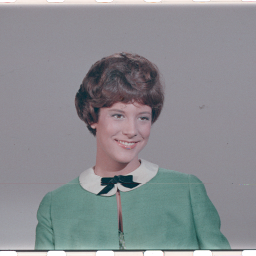
%> input picture Práticas/7 - Processamento de Imagens/4.1.03.tiff, 256 x 256 px
$ octave pratica08.m   (GNU Octave 9; MATLAB toolbox functions it lacks are replaced by stand-ins)
%> lines starting %> are read from the running program, lines starting %| are printed output that depends on the picture
%% Universidade Federal de Vi鏾sa
% ELT 410 - Sinais e Sistemas Lineares
% Ulisses Bredofw Perim
% Pr醫ica 08

clc
clear all
close all

%%  Exerc韈io 01

% carrega e plota as imagens
A = imread('4.1.03.tiff');
%> A is the input picture: size 256x256x3 uint8; mean R, G, B 137.6, 140, 144
B = imread('5.1.12.tiff');
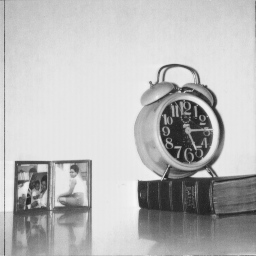
%> input picture Práticas/7 - Processamento de Imagens/5.1.12.tiff, 256 x 256 px
%> B is the input picture: size 256x256 uint8; min 32, max 246, mean 186
figure
imshow(A);
figure
imshow(B);

% deixa a imagem em tons de cinza
%%Ag = rgb2gray(A);
%%Bg = rgb2gray(B);
%%figure
%%imshow(Ag);
%%figure
%%imshow(Bg);

% transformada de Fourier bidimensional das duas imagens
Xa = fft2(A);
Xb = fft2(B);

% plotagem apenas a magnitude da imagem A
Ixam = ifft2(abs(Xa));
imshow(log(real(Ixam)),[]);
title('Magnitude de Xa(jw1,jw2)')

%%

% plotagem de apenas a fase da imagem A
Ixaf = ifft2(exp(1i*angle(Xa)));
imshow(Ixaf, []);
title('Fase de Xa(jw1,jw2)');


%%

angle(Xa) == 0
AA = ifft2(Xa)
imshow(AA)


%%

% plotagem de magnitude de Xb e m骴ulo de Xa
Ixa = ifft2((abs(Xb)).*exp(1i*angle(Xa)));
imshow(Ixa, []);
title('Imagem com magnitude de Xb(jw1,jw2) e fase de Xa(jw1,jw2)');

%% Exerc韈io 02

clc
clear all
close all

lua = imread('lua.jpg');
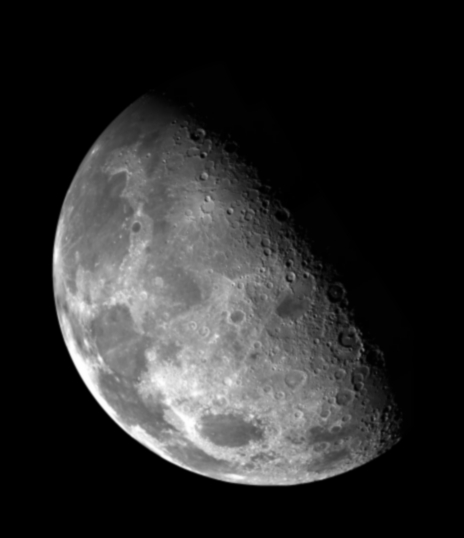
%> input picture Práticas/4 - Convolução 2D/lua.jpg, 464 x 538 px
%> lua is the input picture: size 538x464 uint8; min 0, max 255, mean 42.6
texto = imread('texto.jpg');
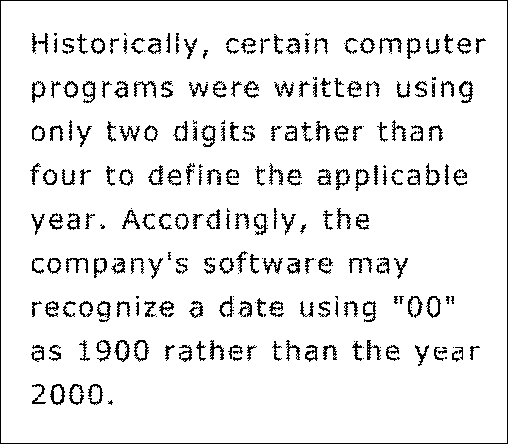
%> input picture Práticas/4 - Convolução 2D/texto.jpg, 508 x 444 px
%> texto is the input picture: size 444x508 uint8; min 0, max 255, mean 234.9
figure
imshow(lua)
figure
imshow(texto)
[M, N] = size(lua);
%> M = 538; N = 464

% frequ阯cias de corte
a = 100;
b = 100;

[u, v] = meshgrid(-N/2+1:N/2,-M/2+1:M/2);
Hb = exp(-u.^2/(2*a^2)-v.^2/(2*b^2));

% filtragem passa-baixas
Flua = fftshift(fft2(lua));
Fblua = Flua.*Hb;
LUAb = real(ifft2(Fblua));
figure
luabf = LUAb+double(lua);
imshow(luabf,[])

% filtragem passa-altas
Falua = Flua.*(1-Hb);
LUAa = real(ifft2(Falua));
figure
luaaf = LUAa+double(lua);
imshow(luaaf,[])

[M, N] = size(texto);
%> M = 444; N = 508

% frequencias de corte
a = 60;
b = 70;

[u, v] = meshgrid(-N/2+1:N/2,-M/2+1:M/2);
Hb = exp(-u.^2/(2*a^2)-v.^2/(2*b^2));

% filtragem passa-baixas
Ftexto = fftshift(fft2(texto));
Fbtexto = Ftexto.*Hb;
TEXTOb = real(ifft2(Fbtexto));
figure(3)
textobf = TEXTOb+double(texto);
imshow(textobf,[])

% filtragem passa-altas
Fatexto = Ftexto.*(1-Hb);
TEXTOa = real(ifft2(Fatexto));
figure(4)
textoaf = TEXTOa+double(texto);
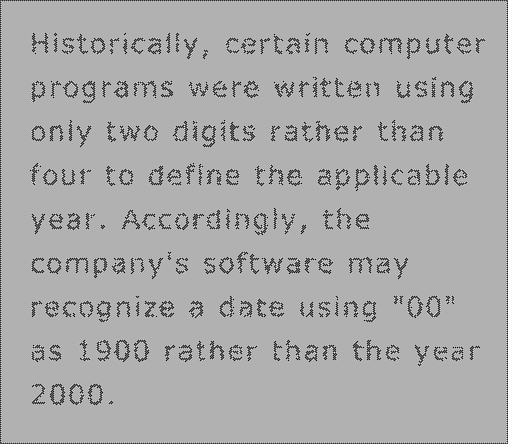
%> textoaf: size 444x508 double; min -213.7, max 458.4, mean 234.9; drawn with min black and max white
imshow(textoaf,[])

%% Parte Extra
clc
clear all
close all

c = imread('truck.tiff');
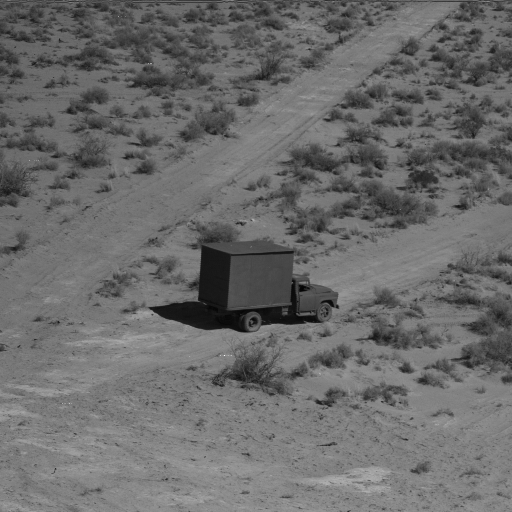
%> input picture Práticas/0 - Old/Práricas 2019_2 - Matheus Moraes/PRÁTICA 8/truck.tiff, 512 x 512 px
%> c is the input picture: size 512x512 uint8; min 3, max 250, mean 107.1
d = imread('aplane.tiff');
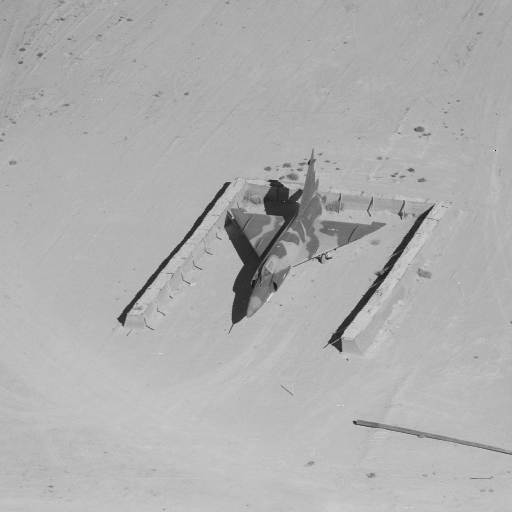
%> input picture Práticas/0 - Old/Práricas 2019_2 - Matheus Moraes/PRÁTICA 8/aplane.tiff, 512 x 512 px
%> d is the input picture: size 512x512 uint8; min 3, max 250, mean 175.3
C = rgb2gray(c);                 % Deixas as imagens em tons de cinza
D = rgb2gray(d);
figure
subplot(1,2,1); imshow(C);title('arrasca');
subplot(1,2,2); imshow(D);title('gabigol');

C1 = fft2(C);  % Transformada bidimensional de A
D1 = fft2(D);  % Transformada bidimensional de B

C1c = fftshift(C1);
D1c = fftshift(D1);


% Filtragem figura C
[M N]= size(C);
%> M = 512; N = 512
a = 100; b = 100;

[u,v] = meshgrid(-N/2+1:N/2,-M/2+1:M/2);
Hb = exp(-u.^2/(2*a^2)-v.^2/(2*b^2));
Ha = 1- Hb;

figure
C1a = Ha .* C1c;
subplot(1,2,1);imshow(real(ifft2(C1a))+double(C),[]);title('Passa-Altas');
figure
C1b = Hb .* C1c;
subplot(1,2,2);imshow(real(ifft2(C1b))+double(C),[]);title('Passa-Baixas');


% Filtragem figura D
[M N]= size(D);
a = 100; b = 100;

[u,v] = meshgrid(-N/2+1:N/2,-M/2+1:M/2);
Hb = exp(-u.^2/(2*a^2)-v.^2/(2*b^2));
Ha = 1- Hb;

figure
D1a = Ha .* D1c;
subplot(1,2,1);imshow(real(ifft2(D1a))+double(D),[]);title('Passa-Altas');
D1b = Hb .* D1c;
subplot(1,2,2);imshow(real(ifft2(D1b))+double(D),[]);title('Passa-Baixas');
%> after `imshow(real(ifft2(D1b))+double(D),[])`:
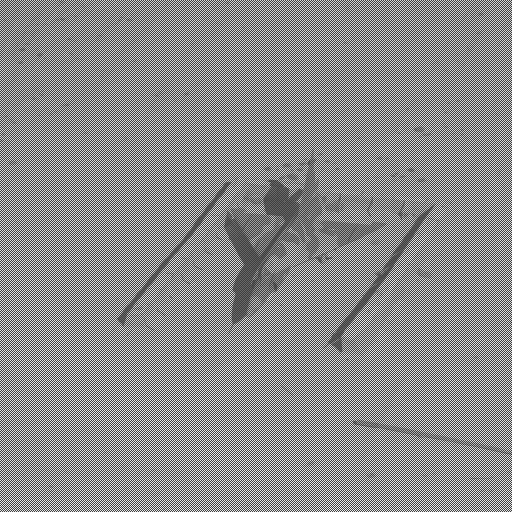
%> displayed picture: size 512x512, on the screen's scale of 0 to 255; min 0, max 255, mean 139.5
